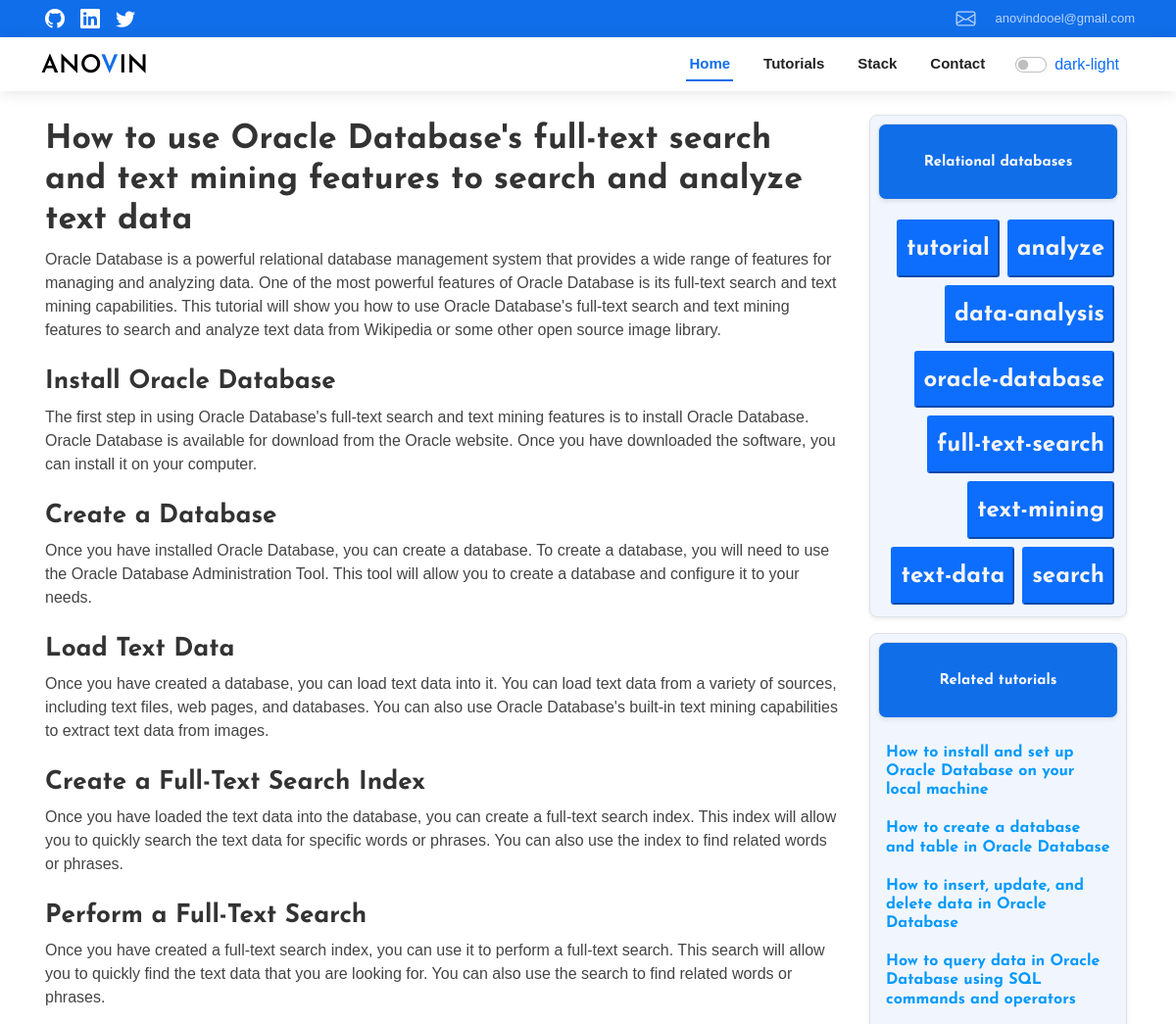
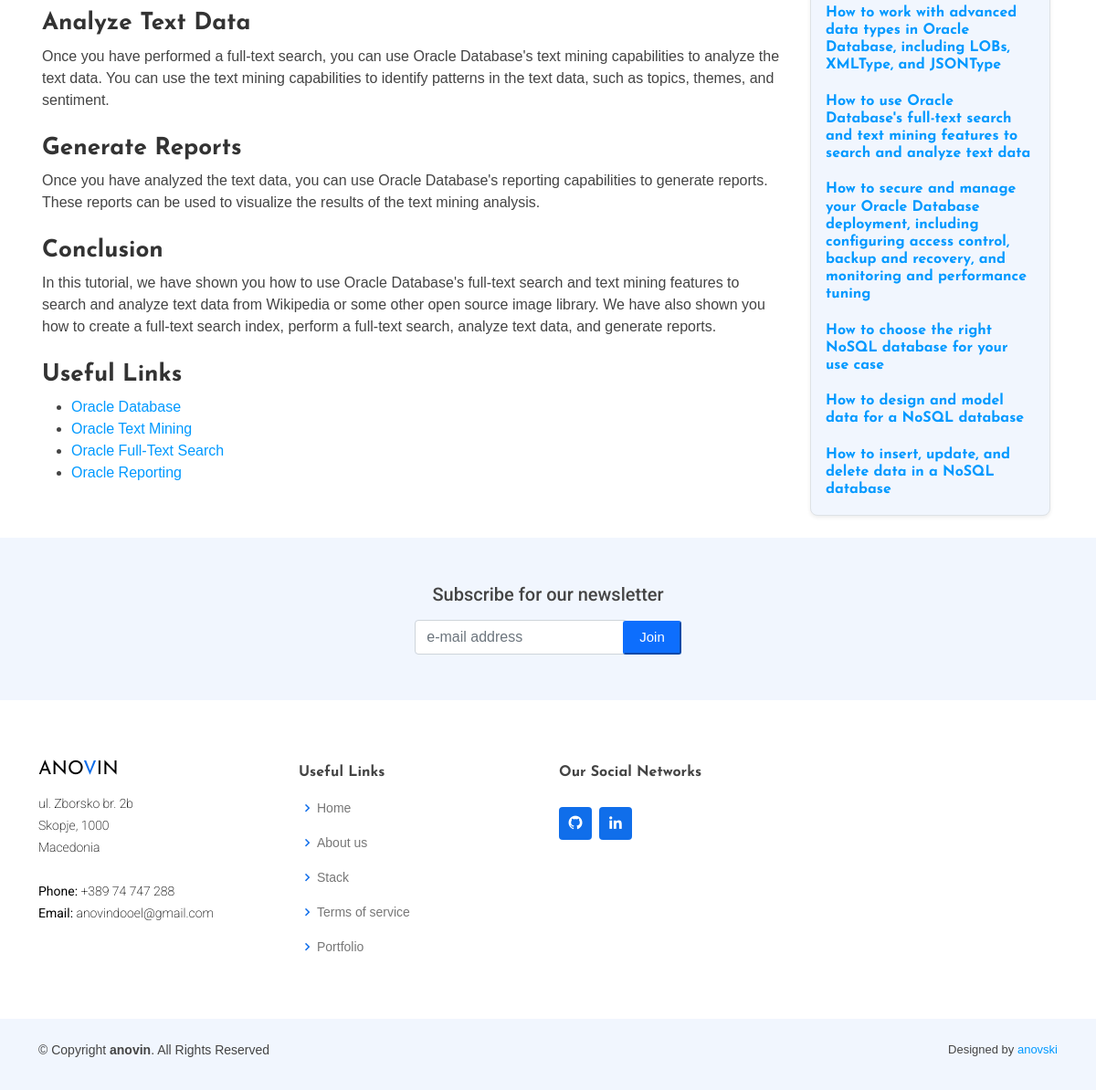
/tutorial/how-to-use-oracle-databases-full-text-search-and-text-mining-features-to-search-and-analyze-text-data/, run on the app's committed database (2 pictures, top to bottom).
### web/models.py (models this page shows, shortened)
class Tutorial(models.Model):
    title = models.CharField(max_length=255)
    slug = models.CharField(max_length=225, null=True, blank=True)
    meta_description = models.TextField()
    introduction = models.TextField()
    steps = models.TextField()
    content = models.TextField()
    tags = models.ManyToManyField(Tag, blank=True)
    img = models.ImageField(upload_to='tutorials/images/', null=True, blank=True)
    category = models.ForeignKey(Category, on_delete=models.SET_NULL, null=True, blank=True)
    hashtags = models.CharField(max_length=300, null=True, blank=True)
    def get_absolute_url(self):
        return reverse('single_tutorial', kwargs={
            'slug': self.slug
        })

class Category(models.Model):
    name = models.CharField(max_length=250)
    slug = models.CharField(max_length=250)
    def __str__(self):
        return self.name
    def get_absolute_url(self):
        return reverse('single_category', kwargs={
            'slug': self.slug
        })

class Tag(models.Model):
    name = models.CharField(max_length=255)
    slug = models.CharField(max_length=255)
    def __str__(self):
        return self.name
    def get_absolute_url(self):
        return reverse('single_tag', kwargs={
            'slug': self.slug
        })

### web/views.py (the view)
# urls.py: path('tutorial/<str:slug>/', views.single_tutorial, name='single_tutorial'),
def single_tutorial(request, slug=None):
    obj = get_object_or_404(Tutorial, slug=slug)
    related_articles = Tutorial.objects.filter(category=obj.category)[:10]
    return render(request, 'tutorials/single_tutorial.html',
                  context={'tutorial': obj, 'related_tutorials': related_articles})

### web/templates/tutorials/single_tutorial.html (shortened to what this page needs)
<!DOCTYPE html>
{% load static %}
<html lang="en" style="filter:invert(100); ">
<head>
    {% include 'head.html' %}
</head>
<body>
{% include 'menu.html' %}
<div class="container ">
    <div class="d-flex justify-content-center p-0 mt-3 mb-3">
        <div class="col-12 col-md-9">
            <div class="p-1 pe-lg-4">
                {{tutorial.content|safe}}
            </div>
        </div>
        <div class="col-3 p-2 d-flex justify-content-end d-none d-md-block">
            <div class="d-flex flex-column p-2 shadow-sm border" style="border-radius: 8px; background: #f1f6fe;">
                <a href="{{tutorial.category.get_absolute_url}}">
                    <button class="btn btn-sm btn-light d-flex p-3 shadow-sm mb-3 w-100 d-flex flex-column border"
                            style="background: #106ee9; color: black; font-weight: 100; border-radius: 8px;">
                        <h3 class="w-100 pt-1 pb-1 text-light"
                            style="font-size:15px;border-radius: 4px; font-weight: 800;">
                            {{ tutorial.category }}
                        </h3>
                    </button>
                </a>
                <div class="d-flex flex-wrap justify-content-end align-items-center">{% for tag in tutorial.tags.all %}
                    <a href="{{tag.get_absolute_url}}">
                        <button class="btn-sm btn-primary m-1 text-bg-primary" style="font-size:13px;">
                            <h4 style="color: whitesmoke;">{{tag}}</h4>
                        </button>
                    </a>
                    {%endfor%}
                </div>
            </div>
            <div class="d-flex flex-column p-2 shadow-sm mt-3 border" style="border-radius: 8px; background: #f1f6fe;">
                <div>
                    <button class="btn btn-sm btn-light d-flex p-3 shadow-sm mb-3 w-100 d-flex flex-column border"
                            style="background: #106ee9; color: black; font-weight: 100; border-radius: 8px;">
                        <h3 class="w-100 pt-1 pb-1 text-light"
                            style="font-size:15px;border-radius: 4px; font-weight: 800;">
                            Related tutorials
                        </h3>
                    </button>
                </div>
                <div class="d-flex flex-column  ">{% for tut in related_tutorials %}
                    <a href="{{tut.get_absolute_url}}">
                        <p class=" m-1 " style="font-size:13px; color: black;">
                        <h6 class=" ps-2 pe-2">{{tut.title}}</h6>
                        </p>
                    </a>
                    {%endfor%}
                </div>
            </div>
        </div>
    </div>
</div>
{% include 'tutorials/footer.html' %}
</body>
</html>

### web/static/assets/css/style.css (style rules this page uses)
body { font-family: "Open Sans", sans-serif; color: #444444; }
a { color: #106eea; text-decoration: none; }
h1, h2, h3, h4, h5, h6 { font-family: "Roboto", sans-serif; }

### web/templates/tutorials/single_tutorial.html (style rules this page uses)
body { font-family: 'Montserrat', sans-serif; }
h1, h2, h3, h4, h6 { color: #333; margin-top: 10px; margin-bottom: 8px; font-weight: 800; font-family: "Josefin Sans", sans-serif; }
h2 { font-size: 26px; margin-top: 25px; }
h1 { font-size: 34px; }
p { margin-top: 10px; margin-bottom: 10px; color: #666; font-weight: 200; }
a { color: #0099ff; }
h6 { color: #0099ff; }

### data on the page
Tutorial: content "How to use Oracle Database's full-text search and text mining features to search and analyze text data Oracle Database is a powerful relational database management system that provides a wide range of features for managing and analyzing data. One of the most powerful features of Oracle Database is its full-text search and text mining capabilities. This tutorial will show you how to use Oracle Database's full-text search and text mining features to search and analyze text data from Wikipedia or some other open source image library. Install Oracle Database The first step in using Oracle Database's full-text search and text mining features is to install Oracle Database. Oracle Database is…", category "Relational databases", title "How to use Oracle Database's full-text search and text mining features to search and analyze text data"
Tag: name "tutorial"
Tag: name "analyze"
Tag: name "data-analysis"
Tag: name "oracle-database"
Tag: name "full-text-search"
Tag: name "text-mining"
Tag: name "text-data"
Tag: name "search"
Tutorial: title "How to install and set up Oracle Database on your local machine"
Tutorial: title "How to create a database and table in Oracle Database"
Tutorial: title "How to insert, update, and delete data in Oracle Database"
Tutorial: title "How to query data in Oracle Database using SQL commands and operators"
Tutorial: title "How to work with advanced data types in Oracle Database, including LOBs, XMLType, and JSONType"
Tutorial: title "How to secure and manage your Oracle Database deployment, including configuring access control, backup and recovery, and monitoring and performance tuning"
Tutorial: title "How to choose the right NoSQL database for your use case"
Tutorial: title "How to design and model data for a NoSQL database"
Tutorial: title "How to insert, update, and delete data in a NoSQL database"
